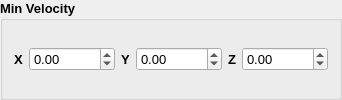
      <widget class="QGroupBox" name="grpVelocity">
       <property name="font">
        <font>
         <pointsize>10</pointsize>
         <weight>75</weight>
         <bold>true</bold>
        </font>
       </property>
       <property name="title">
        <string>Min Velocity</string>
       </property>
       <layout class="QHBoxLayout" name="horizontalLayout_8">
        <item>
         <layout class="QHBoxLayout" name="horizontalLayout_9">
          <item>
           <widget class="QLabel" name="label_22">
            <property name="font">
             <font>
              <pointsize>10</pointsize>
              <weight>75</weight>
              <bold>true</bold>
             </font>
            </property>
            <property name="text">
             <string>X</string>
            </property>
           </widget>
          </item>
          <item>
           <widget class="QDoubleSpinBox" name="min_velocity_x">
            <property name="font">
             <font>
              <weight>50</weight>
              <bold>false</bold>
             </font>
            </property>
            <property name="minimum">
             <double>-10000.000000000000000</double>
            </property>
            <property name="maximum">
             <double>10000.000000000000000</double>
            </property>
           </widget>
          </item>
          <item>
           <widget class="QLabel" name="label_23">
            <property name="font">
             <font>
              <pointsize>10</pointsize>
              <weight>75</weight>
              <bold>true</bold>
             </font>
            </property>
            <property name="text">
             <string>Y</string>
            </property>
           </widget>
          </item>
          <item>
           <widget class="QDoubleSpinBox" name="min_velocity_y">
            <property name="font">
             <font>
              <weight>50</weight>
              <bold>false</bold>
             </font>
            </property>
            <property name="minimum">
             <double>-10000.000000000000000</double>
            </property>
            <property name="maximum">
             <double>10000.000000000000000</double>
            </property>
           </widget>
          </item>
          <item>
           <widget class="QLabel" name="label_24">
            <property name="font">
             <font>
              <pointsize>10</pointsize>
              <weight>75</weight>
              <bold>true</bold>
             </font>
            </property>
            <property name="text">
             <string>Z</string>
            </property>
           </widget>
          </item>
          <item>
           <widget class="QDoubleSpinBox" name="min_velocity_z">
            <property name="font">
             <font>
              <weight>50</weight>
              <bold>false</bold>
             </font>
            </property>
            <property name="minimum">
             <double>-10000.000000000000000</double>
            </property>
            <property name="maximum">
             <double>10000.000000000000000</double>
            </property>
           </widget>
          </item>
         </layout>
        </item>
       </layout>
      </widget>
